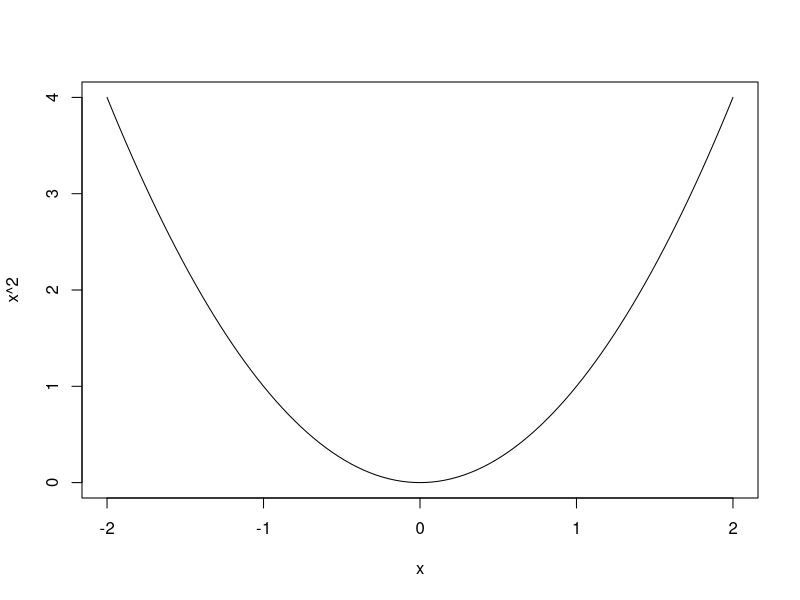
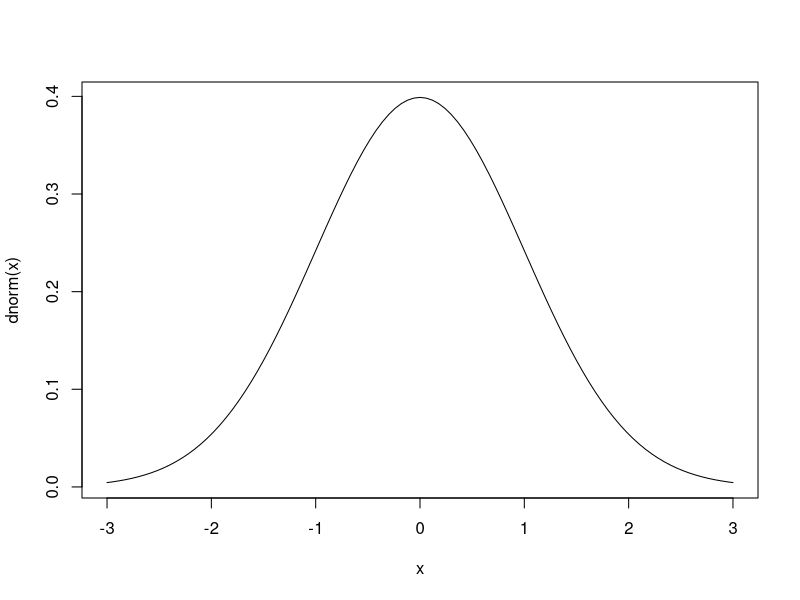
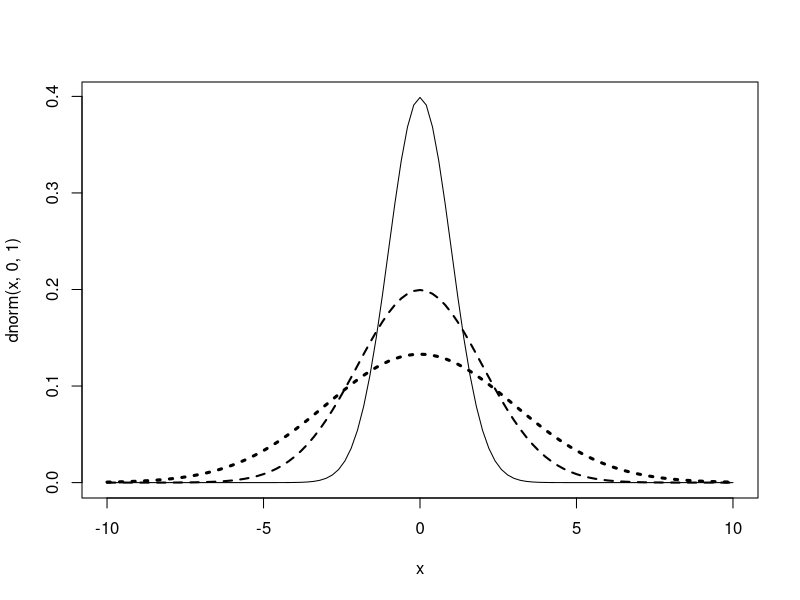
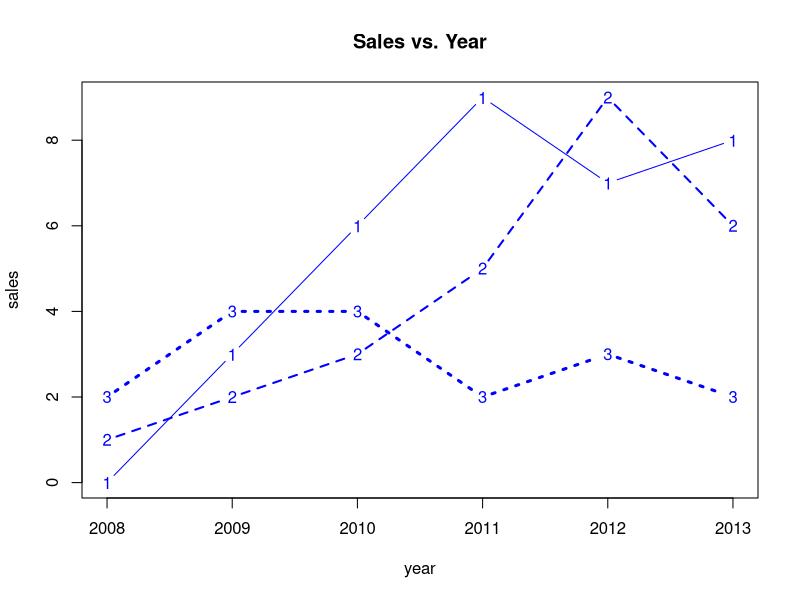
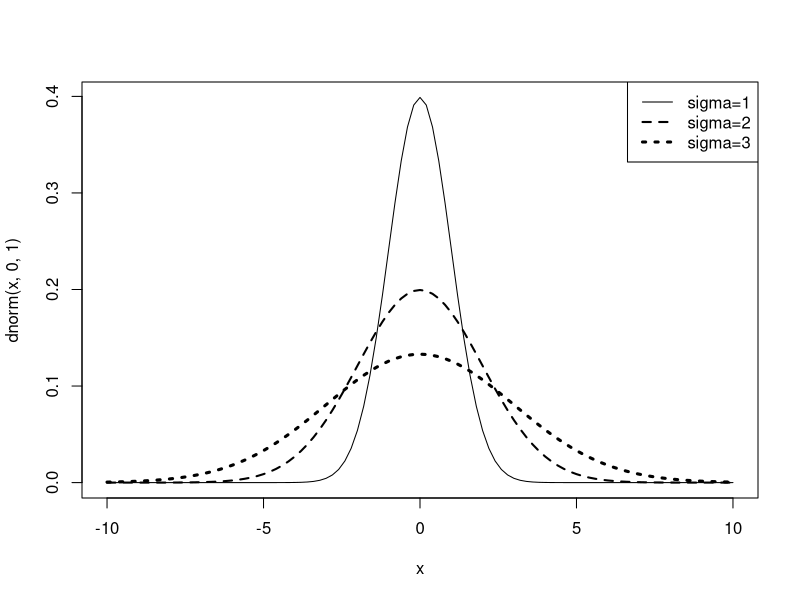
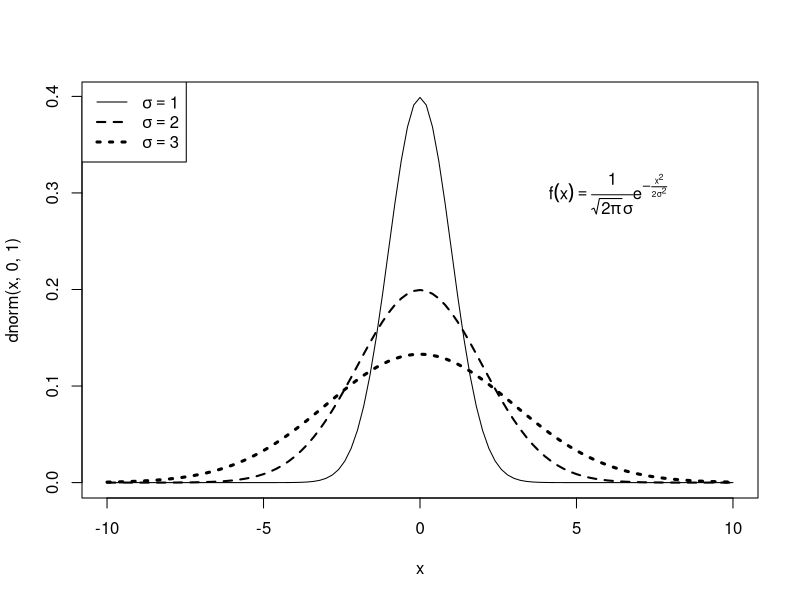

The R script that drew these images, in order:
#===================================================================================================
# Base Graphics
#===================================================================================================

# Basic Graphics 
# a function plot example 
curve(x^2, -2, 2)
curve(dnorm(x), -3, 3)

# overlaying several plots can be created in base by calling curve or plot sequentially, to 
# override default behavior and overlay plots, use the add=TRUE option 
curve(dnorm(x, 0, 1), -10, 10, lwd=1, lty=1)
curve(dnorm(x, 0, 2), add=TRUE, lwd=2, lty=2)
curve(dnorm(x, 0, 3), add=TRUE, lwd=3, lty=3)

# demonstrate matplot to provide convenient alternative for specifying plots separately
year <- c(2008:2013)
product1 <- c(0, 3, 6, 9, 7, 8)
product2 <- c(1, 2, 3, 5, 9, 6)
product3 <- c(2, 4, 4, 2, 3, 2)
sales <- cbind(product1, product2, product3)

# plot years/sales in one function call 
matplot(year, sales, type='b', lwd=c(1, 2, 3), col='blue', main="Sales vs. Year")

# an example of adding a legend to a plot 
curve(dnorm(x, 0, 1), -10, 10, lwd=1, lty=1)
curve(dnorm(x, 0, 2), add=T, lwd=2, lty=2)
curve(dnorm(x, 0, 3), add=T, lwd=3, lty=3)
legend("topright", c("sigma=1", "sigma=2", "sigma=3"), lwd=1:3, lty=1:3)

# an example of using expression() function to add Greek letters, equations, etc. 
curve(dnorm(x, 0, 1), -10, 10, lwd=1, lty=1)
curve(dnorm(x, 0, 2), add=T, lwd=2, lty=2)
curve(dnorm(x, 0, 3), add=T, lwd=3, lty=3)
legend("topleft", expression(sigma==1, sigma==2, sigma==3), lwd=1:3, lty=1:3)
# add text with formula centered at x=6 and y=.3
text(6, .3,
     expression(f(x)==frac(1, sqrt(2*pi)*sigma)*e^{-frac(x^2,2*sigma^2)})
)

# NOTE: Look into using this expression() function more often for my figures. 